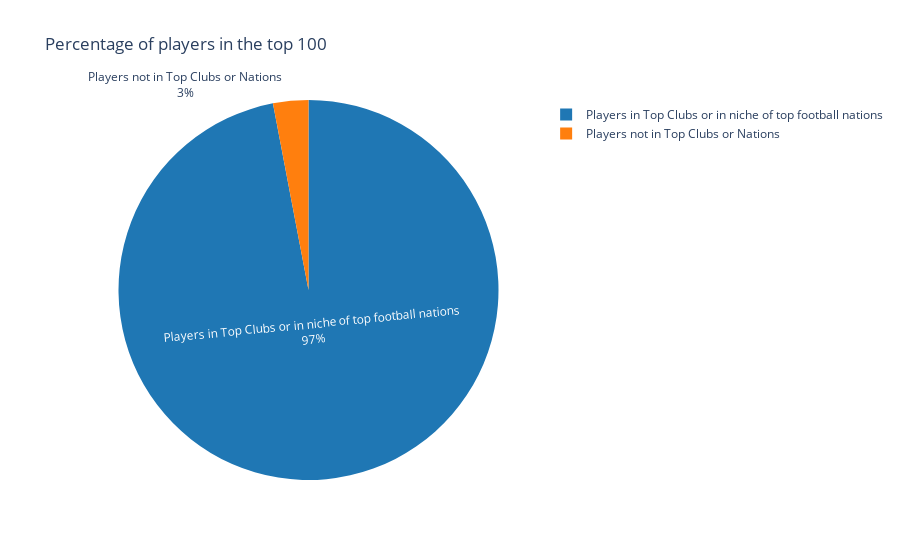

Source (notebook cell):
### Markdown cell above
As can be seen from the networks plotted, we different partitions of players detected by two main algorithms: agglomerative (Louvain),which identifies different partitions related to club and nations,  and divisive (Girvan-Newman),which identifies only two communities. The three nodes which do not have any link with the others (Aubameyang, Gulàcsi and Sommer) seem to form in both initial network and semi-random network, respectively a unique community for the Girvan-Newman while they form each one a different community according to Louvain. \

Another interesting insight is that of the two players belonging to the biggest component in the first graph (Ndidi, Schmeichel), classified by the Girvan Newman algorithm as belonging to the same community of those three in the other three unconnected components of the graph. These two are probably detected as belonging to the other community because they have both only one connection with other players in the top 100 since they are the only ones of their nations to be in the top 100.\


So this explicitly tells us that, by applying two different clustering algorithms for partitioning the nodes in both a true and semi-random environment, the key finding of the study is that in order to be in the top 100 in FIFA players have to belong to one of the strongest clubs in the world. Only 3% of the players in the top 100 don’t belong to one of the current best teams in the world.\
Moreover, as seen with the first Girvan-Newman algorithm for Schemichel and Ndidi which are the only players of their nation (together with the three outside the giant component),  belonging to the strongest club is not enough.\
We can state that in order to be in the top 100 on FIFA you have to both play for one of the best teams in the world and you have to belong to one of those niches of nations with other strong players.

### Code cell
pie= px.pie(values=[97,3], names=['Players in Top Clubs or in niche of top football nations', 'Players not in Top Clubs or Nations'], title='Percentage of players in the top 100',color_discrete_sequence=px.colors.qualitative.D3)
# Define hover info, text size, pull amount for each pie slice, and stroke
pie.update_traces(hoverinfo = 'label+percent', textfont_size = 12, textinfo = 'label+percent')
pie.show()

### Figure 1 — Plotly figure (JSON) as saved in the notebook; plotly's stock layout.template omitted (floating-point values rounded to 4 significant figures)
{"data": [{"domain": {"x": [0, 1], "y": [0, 1]}, "hoverinfo": "label+percent", "hovertemplate": "label=%{label}<br>value=%{value}<extra></extra>", "labels": ["Players in Top Clubs or in niche of top football nations", "Players not in Top Clubs or Nations"], "legendgroup": "", "name": "", "showlegend": true, "textfont": {"size": 12}, "textinfo": "label+percent", "type": "pie", "values": [97, 3]}], "layout": {"legend": {"tracegroupgap": 0}, "piecolorway": ["#1F77B4", "#FF7F0E", "#2CA02C", "#D62728", "#9467BD", "#8C564B", "#E377C2", "#7F7F7F", "#BCBD22", "#17BECF"], "title": {"text": "Percentage of players in the top 100"}}}
